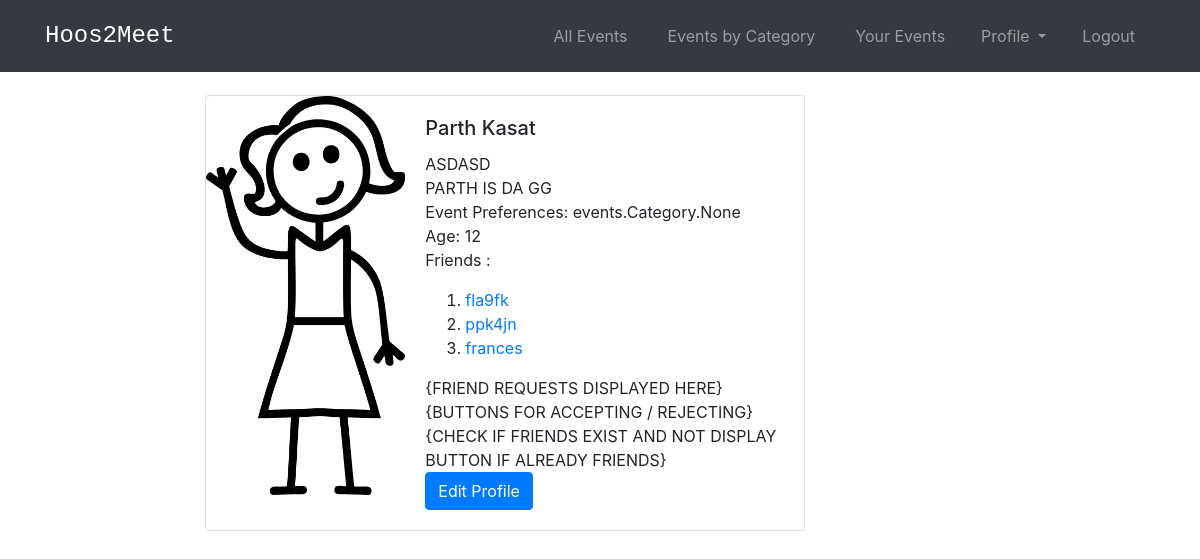
/social/7/profile/ (signed in), run on the app's committed database.
### events/models.py (models this page shows)
class Profile(models.Model):
    user=models.OneToOneField(User, null=True, on_delete=models.CASCADE)
    bio = models.TextField()
    categories = models.ManyToManyField(Category)
    friends = models.ManyToManyField(User, related_name='friends', blank = True)
    location = models.CharField("Location", null=True,max_length=100)
    updated=models.DateTimeField(auto_now=True)
    created=models.DateTimeField(auto_now_add=True)
    age = models.IntegerField(null=True)
    def get_friends(self):
        return self.friends.all()
    def get_friends_no(self):
        return self.friends.all().count()
    def __str__(self):
        return str(self.user)

### social_app/views.py (the view)
# urls.py: path('<int:pk>/profile/', views.ProfileView.as_view(), name='profile_page'),
class ProfileView(generic.DetailView):
    model=Profile
    template_name='social_app/user_profile.html'
    def get_context_data(self, *args, **kwargs):
        users = Profile.objects.all()
        context = super(ProfileView, self).get_context_data(*args, **kwargs)
        page_user = get_object_or_404(Profile, id=self.kwargs['pk'])
        context["page_user"]=page_user
        context['all_users']=users
        return context

### social_app/templates/social_app/user_profile.html (shortened to what this page needs)
<!DOCTYPE html>
<head>
  {% extends 'base.html' %}
  {% load static %}
  {% load socialaccount %}
{% block content %}
{% if user.is_authenticated %}
<div class="card mb-3" style="max-width: 600px;">
    <div class="row no-gutters">
      <div class="col-md-4">
        <img src="{% static 'events/images/default_pic.png'%}" class="card-img" alt="...">
      </div>
      <div class="col-md-8">
        <div class="card-body">
          <h5 class="card-title">{{profile.user.first_name}} {{profile.user.last_name}}</h5>
          <p class="card-text">{{profile.user.profile.location}} <br>{{profile.user.profile.bio}} <br>Event Preferences: {{user.profile.categories}}
            <br>Age: {{profile.user.profile.age}}
            {% if profile.get_friends_no != 0 %}
              <br>Friends :
              <ol>
              {%for friend in profile.get_friends %}
                <li>
                    <a href="{%url 'social_app:profile_page' friend.profile.id%}"> {{friend}}</a>
                </li>
              {% endfor %}
              </ol>
            </p>
            {% endif %}
            {FRIEND REQUESTS DISPLAYED HERE}
            {BUTTONS FOR ACCEPTING / REJECTING}
            {CHECK IF FRIENDS EXIST AND NOT DISPLAY BUTTON IF ALREADY FRIENDS}
            {% if user.id == profile.user.id %}
                 <br> <a href="{%url 'social_app:edit_prefs' %}" class="btn btn-primary">Edit Profile</a>
            {% endif %}
        </div>
      </div>
    </div>
  </div>
{% endif %}
{% endblock %}

### templates/base.html (style rules this page uses)
body { padding-top: 70px; }

### data on the page
Profile: user.first_name "Parth", user.last_name "Kasat", user.profile.location "ASDASD", user.profile.bio "PARTH IS DA GG", user.profile.age "12"

### other printed values
{{ user.profile.categories }} "events.Category.None"
{{ friend }} "fla9fk"
{{ friend }} "ppk4jn"
{{ friend }} "frances"
